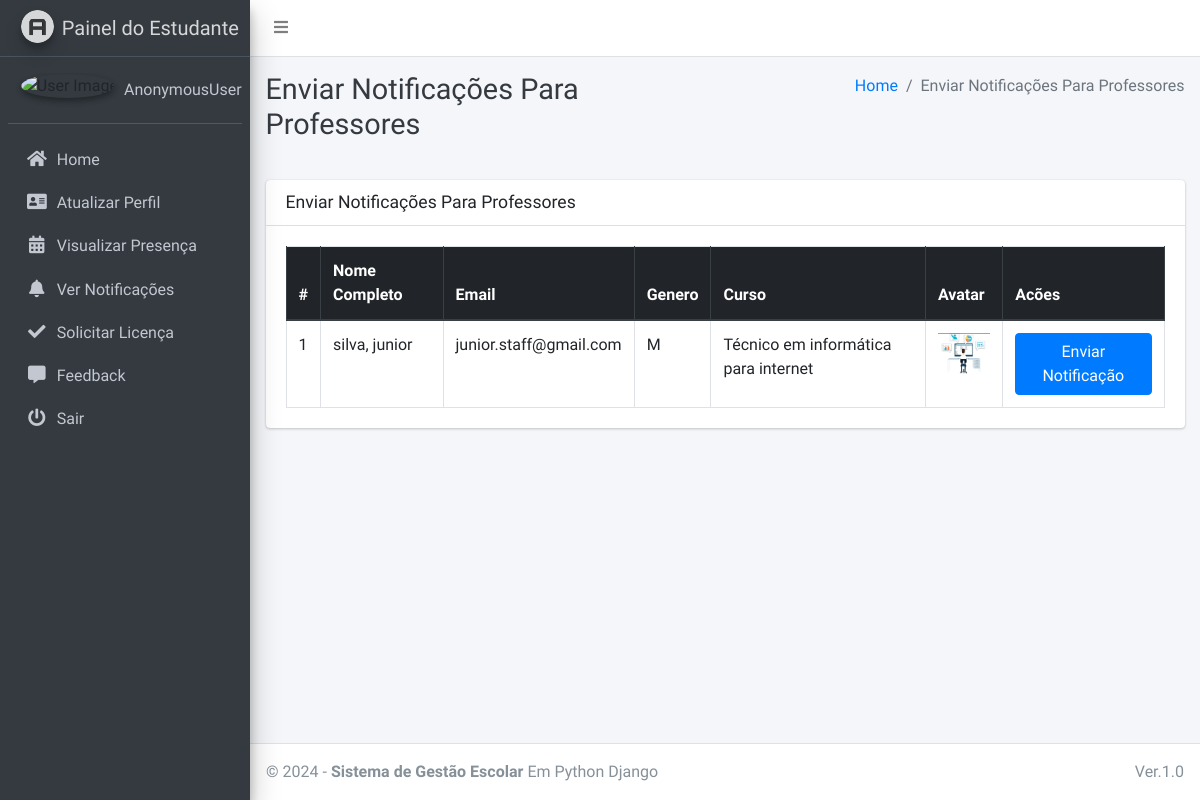
The page /admin_notify_staff on the database its author committed.
### main_app/models.py (models this page shows, shortened)
class CustomUser(AbstractUser):
    USER_TYPE = ((1, "HOD"), (2, "Staff"), (3, "Student"))
    GENDER = [("M", "Male"), ("F", "Female")]
    username = None  # Removed username, using email instead
    email = models.EmailField(unique=True)
    user_type = models.CharField(default=1, choices=USER_TYPE, max_length=1)
    gender = models.CharField(max_length=1, choices=GENDER)
    profile_pic = models.ImageField()
    address = models.TextField()
    fcm_token = models.TextField(default="")  # For firebase notifications
    created_at = models.DateTimeField(auto_now_add=True)
    updated_at = models.DateTimeField(auto_now=True)
    USERNAME_FIELD = "email"
    REQUIRED_FIELDS = []
    objects = CustomUserManager()

class Staff(models.Model):
    course = models.ForeignKey(Course, on_delete=models.DO_NOTHING, null=True, blank=False)
    admin = models.OneToOneField(CustomUser, on_delete=models.CASCADE)

class Course(models.Model):
    name = models.CharField(max_length=120)
    created_at = models.DateTimeField(auto_now_add=True)
    updated_at = models.DateTimeField(auto_now=True)

### main_app/hod_views.py (the view)
# urls.py: path("admin_notify_staff", hod_views.admin_notify_staff,
def admin_notify_staff(request):
    staff = CustomUser.objects.filter(user_type=2)
    context = {
        'page_title': "Enviar Notificações Para Professores",
        'allStaff': staff
    }
    return render(request, "hod_template/staff_notification.html", context)

### main_app/templates/hod_template/staff_notification.html (shortened to what this page needs)
{% extends 'main_app/base.html' %}
{% load static %}
{% block page_title %}{{page_title}}{% endblock page_title %}
{% block content %}
<section class="content">
    <div class="container-fluid">
        <div class="row">
            <div class="col-md-12">
                <div class="card">
                    <div class="card-header">
                        <h3 class="card-title">{{page_title}}</h3>
                    </div>
                    <div class="card-body">
                        <table id="example2" class="table table-bordered table-hover">
                            <thead class="thead-dark">
                                <tr>
                                    <th>#</th>
                                    <th>Nome Completo</th>
                                    <th>Email</th>
                                    <th>Genero</th>
                                    <th>Curso</th>
                                    <th>Avatar</th>
                                    <th>Acões</th>
                                </tr>
                            </thead>
                            <tbody>
                                {% for staff in allStaff %}
                                <tr>
                                    <td>{{ forloop.counter }}</td>
                                    <td>{{staff.last_name}}, {{staff.first_name}}</td>
                                    <td>{{staff.email}}</td>
                                    <td>{{staff.gender}}</td>
                                    <td>{{staff.staff.course.name}}</td>
                                    <td>
                                        {% if staff.profile_pic == ""  %}
                                        No Image
                                        {% else %}
                                        <img class="img img-fluid mb-2" height="56" width="56"
                                            src="{{staff.profile_pic}}" alt="">
                                        {% endif %}
                                    </td>
                                    <td><button data-toggle = "modal" data-target = "#myModal"class="btn btn-primary show_notification" value="{{staff.id}}">Enviar Notificação</button>
                                    </td>
                                </tr>
                                {% endfor %}
                            </tbody>
                        </table>
                    </div>
                </div>
            </div>
        </div>
    </div>
</section>
{% endblock content %}

### rows shown on the page
CustomUser: last_name "silva", first_name "junior", email "junior.staff@gmail.com", gender "M", staff.course.name "Técnico em informática para internet", profile_pic (picture)

### other values the page prints
{{ user }} "AnonymousUser"
{{ page_title }} "Enviar Notificações Para Professores"
